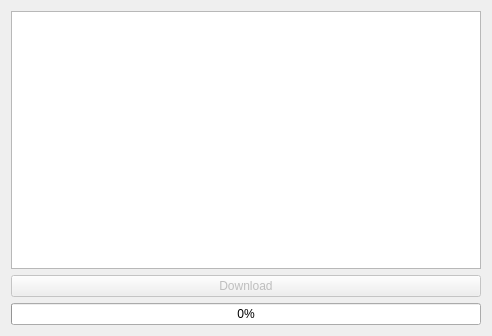
<?xml version="1.0" encoding="UTF-8"?>
<ui version="4.0">
 <class>FileClient</class>
 <widget class="QWidget" name="FileClient">
  <property name="windowModality">
   <enum>Qt::ApplicationModal</enum>
  </property>
  <property name="geometry">
   <rect>
    <x>0</x>
    <y>0</y>
    <width>492</width>
    <height>336</height>
   </rect>
  </property>
  <property name="windowTitle">
   <string>File Client</string>
  </property>
  <property name="windowIcon">
   <iconset resource="../Resources.qrc">
    <normaloff>:/Core/Resources/Logo.png</normaloff>:/Core/Resources/Logo.png</iconset>
  </property>
  <layout class="QVBoxLayout" name="main_layout" stretch="1">
   <item>
    <layout class="QVBoxLayout" name="file_area_container">
     <item>
      <widget class="QListWidget" name="file_area">
       <property name="editTriggers">
        <set>QAbstractItemView::NoEditTriggers</set>
       </property>
       <property name="dragDropMode">
        <enum>QAbstractItemView::DragDrop</enum>
       </property>
       <property name="defaultDropAction">
        <enum>Qt::IgnoreAction</enum>
       </property>
       <property name="selectionMode">
        <enum>QAbstractItemView::ContiguousSelection</enum>
       </property>
       <property name="gridSize">
        <size>
         <width>100</width>
         <height>100</height>
        </size>
       </property>
       <property name="viewMode">
        <enum>QListView::IconMode</enum>
       </property>
       <property name="uniformItemSizes">
        <bool>true</bool>
       </property>
       <property name="wordWrap">
        <bool>true</bool>
       </property>
      </widget>
     </item>
     <item>
      <widget class="QPushButton" name="download_button">
       <property name="enabled">
        <bool>false</bool>
       </property>
       <property name="text">
        <string>Download</string>
       </property>
      </widget>
     </item>
     <item>
      <widget class="QProgressBar" name="download_progress">
       <property name="value">
        <number>0</number>
       </property>
      </widget>
     </item>
    </layout>
   </item>
  </layout>
 </widget>
 <resources>
  <include location="../Resources.qrc"/>
 </resources>
 <connections>
  <connection>
   <sender>download_button</sender>
   <signal>clicked()</signal>
   <receiver>FileClient</receiver>
   <slot>download()</slot>
   <hints>
    <hint type="sourcelabel">
     <x>404</x>
     <y>393</y>
    </hint>
    <hint type="destinationlabel">
     <x>385</x>
     <y>409</y>
    </hint>
   </hints>
  </connection>
  <connection>
   <sender>file_area</sender>
   <signal>itemSelectionChanged()</signal>
   <receiver>FileClient</receiver>
   <slot>update_selection()</slot>
   <hints>
    <hint type="sourcelabel">
     <x>188</x>
     <y>330</y>
    </hint>
    <hint type="destinationlabel">
     <x>204</x>
     <y>330</y>
    </hint>
   </hints>
  </connection>
  <connection>
   <sender>file_area</sender>
   <signal>itemDoubleClicked(QListWidgetItem*)</signal>
   <receiver>FileClient</receiver>
   <slot>switch_dir()</slot>
   <hints>
    <hint type="sourcelabel">
     <x>202</x>
     <y>169</y>
    </hint>
    <hint type="destinationlabel">
     <x>260</x>
     <y>185</y>
    </hint>
   </hints>
  </connection>
 </connections>
 <slots>
  <slot>download()</slot>
  <slot>update_selection()</slot>
  <slot>switch_dir()</slot>
  <slot>go_back()</slot>
 </slots>
</ui>
